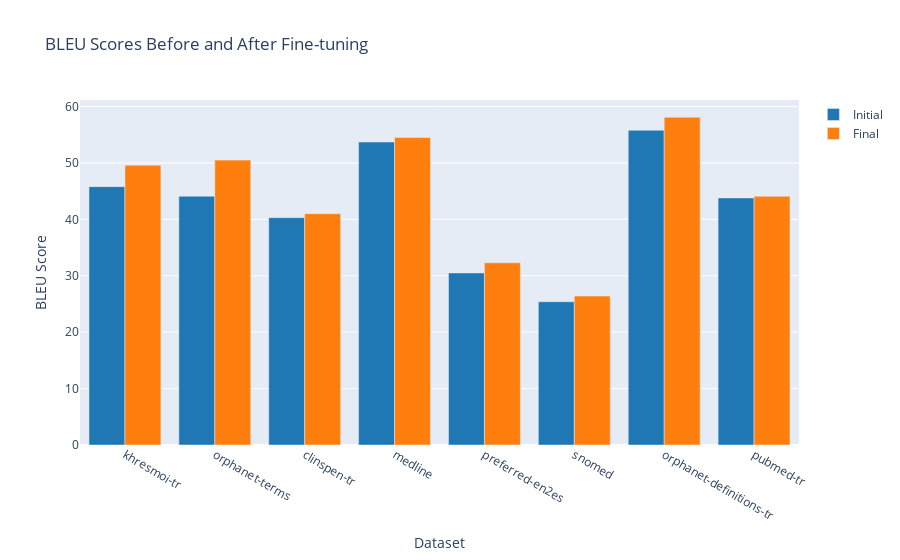

Write notebook code for a chart like this one.
### Markdown cell above
#### Experiment A

### Code cell
vocabulary_datasets = ["khresmoi-tr", "orphanet-terms", "clinspen-tr", "medline", "preferred-en2es", "snomed", "orphanet-definitions-tr", "pubmed-tr"]
vocabulary_initial = [45.8, 44.1, 40.3, 53.7, 30.5, 25.4, 55.8, 43.8]
vocabulary_final = [49.6, 50.5, 41.0, 54.5, 32.3, 26.4, 58.1, 44.1]
plot_curriculum_results(vocabulary_datasets, vocabulary_initial, vocabulary_final)

### Figure 1 — Plotly figure (JSON) as saved in the notebook; plotly's stock layout.template omitted (floating-point values rounded to 4 significant figures)
{"data": [{"marker": {"color": "rgb(31, 119, 180)"}, "name": "Initial", "x": ["khresmoi-tr", "orphanet-terms", "clinspen-tr", "medline", "preferred-en2es", "snomed", "orphanet-definitions-tr", "pubmed-tr"], "y": [45.8, 44.1, 40.3, 53.7, 30.5, 25.4, 55.8, 43.8], "type": "bar"}, {"marker": {"color": "rgb(255, 127, 14)"}, "name": "Final", "x": ["khresmoi-tr", "orphanet-terms", "clinspen-tr", "medline", "preferred-en2es", "snomed", "orphanet-definitions-tr", "pubmed-tr"], "y": [49.6, 50.5, 41.0, 54.5, 32.3, 26.4, 58.1, 44.1], "type": "bar"}], "layout": {"barmode": "group", "title": {"text": "BLEU Scores Before and After Fine-tuning"}, "xaxis": {"title": {"text": "Dataset"}}, "yaxis": {"title": {"text": "BLEU Score"}}}}
